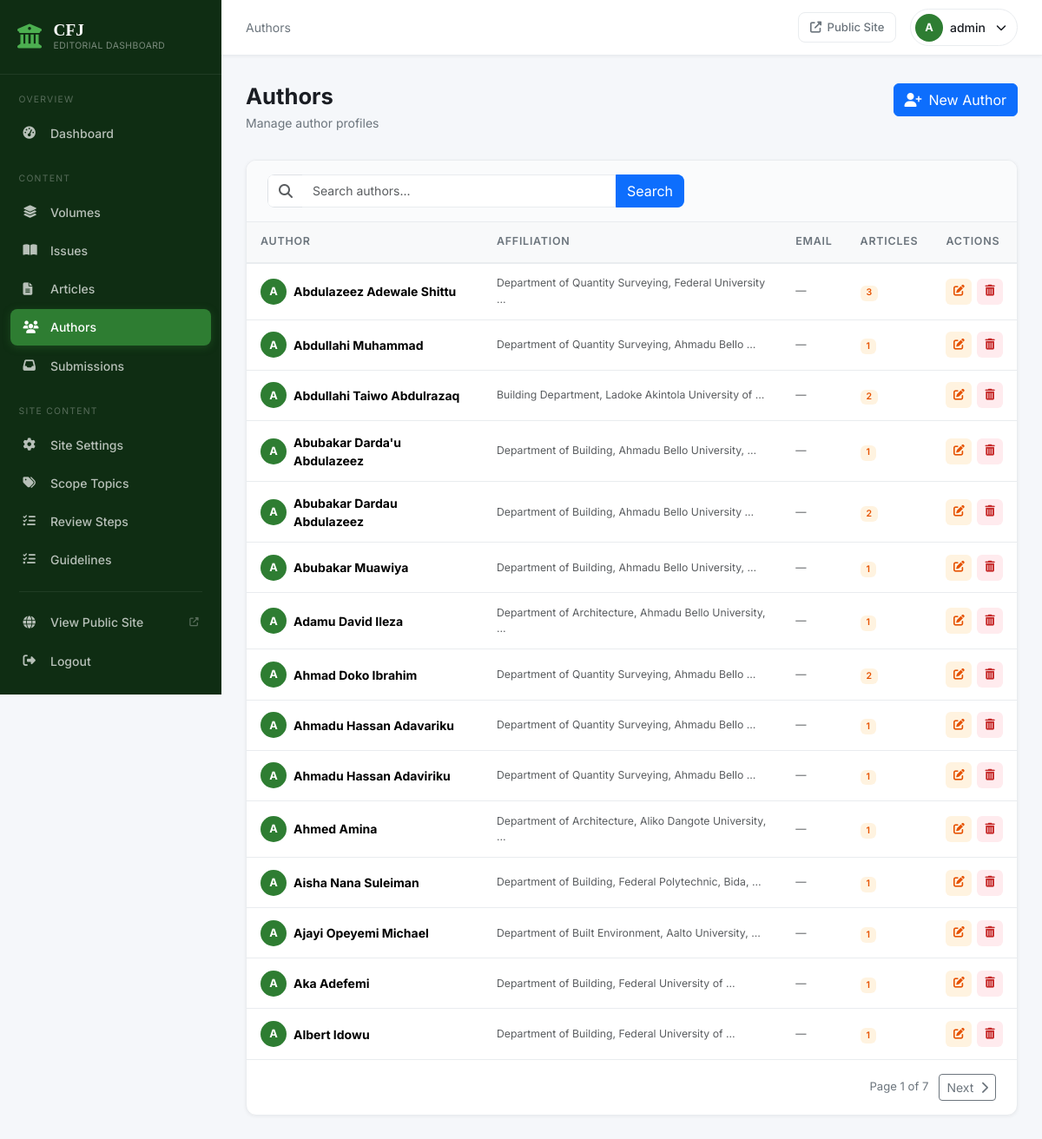
Screenshot of /dashboard/authors/ (signed in) with the database file from the repository.
### website/models.py (models this page shows, shortened)
class Author(models.Model):
    full_name = models.CharField(max_length=200)
    affiliation = models.CharField(max_length=300)
    email = models.EmailField(blank=True)
    biography = models.TextField(blank=True)
    class Meta:
        ordering = ['full_name']

### src/views.py (the view)
# urls.py: path('authors/', views.author_list, name='author_list'),
@login_required
def author_list(request):
    query = request.GET.get('q', '').strip()
    qs = Author.objects.all()
    if query:
        qs = qs.filter(
            Q(full_name__icontains=query) |
            Q(affiliation__icontains=query) |
            Q(email__icontains=query)
        )
    paginator = Paginator(qs, 15)
    return render(request, 'src/authors/list.html', {
        'authors': paginator.get_page(request.GET.get('page')),
        'query': query,
    })

### src/context_processors.py (called while the page is built)
def pending_submissions_count(request):
    if not request.path.startswith('/dashboard/') or not request.user.is_authenticated:
        return {}
    return {
        'pending_submissions_count': Submission.objects.filter(status=Submission.STATUS_PENDING).count(),
    }

### website/context_processors.py (called while the page is built)
def site_settings(request):
    return {'site_settings': SiteSettings.load()}

### website/models.py (called while the page is built)
    @classmethod
    def load(cls):
        obj, _ = cls.objects.get_or_create(pk=1)
        return obj

### templates/src/authors/list.html (shortened to what this page needs)
{% extends 'src/base.html' %}
{% block breadcrumb %}Authors{% endblock %}
{% block content %}
<div class="page-header">
  <div>
    <h1 class="page-title">Authors</h1>
    <p class="page-subtitle">Manage author profiles</p>
  </div>
  <a href="{% url 'src:author_create' %}" class="btn btn-primary">
    <i class="fas fa-user-plus me-2"></i>New Author
  </a>
</div>
<div class="dash-card">
  <div class="dash-card-header">
    <form class="search-form" action="" method="get">
      <div class="input-group">
        <span class="input-group-text"><i class="fas fa-search text-muted"></i></span>
        <input type="text" name="q" class="form-control" placeholder="Search authors..." value="{{ query }}">
        <button type="submit" class="btn btn-primary">Search</button>
      </div>
    </form>
  </div>
  <div class="dash-card-body p-0">
    {% if authors %}
    <div class="table-responsive">
      <table class="table dash-table mb-0">
        <thead>
          <tr>
            <th>Author</th>
            <th>Affiliation</th>
            <th>Email</th>
            <th>Articles</th>
            <th>Actions</th>
          </tr>
        </thead>
        <tbody>
          {% for author in authors %}
          <tr>
            <td>
              <div class="d-flex align-items-center gap-2">
                <div class="author-avatar-sm">{{ author.full_name|first|upper }}</div>
                <strong>{{ author.full_name }}</strong>
              </div>
            </td>
            <td class="text-muted small">{{ author.affiliation|truncatewords:6|default:"—" }}</td>
            <td class="text-muted small">
              {% if author.email %}
              <a href="mailto:{{ author.email }}">{{ author.email }}</a>
              {% else %}—{% endif %}
            </td>
            <td><span class="badge badge-article">{{ author.articles.count }}</span></td>
            <td>
              <div class="table-actions">
                <a href="{% url 'src:author_edit' author.pk %}" class="table-action-btn edit" title="Edit"><i class="fas fa-edit"></i></a>
                <a href="{% url 'src:author_delete' author.pk %}" class="table-action-btn delete" title="Delete"><i class="fas fa-trash-alt"></i></a>
              </div>
            </td>
          </tr>
          {% endfor %}
        </tbody>
      </table>
    </div>
    {% if authors.has_other_pages %}
    <div class="dash-pagination">
      <span class="pagination-info">Page {{ authors.number }} of {{ authors.paginator.num_pages }}</span>
      {% if authors.has_next %}
      <a href="?page={{ authors.next_page_number }}{% if query %}&q={{ query }}{% endif %}" class="btn btn-sm btn-outline-secondary">Next <i class="fas fa-chevron-right ms-1"></i></a>
      {% endif %}
    </div>
    {% endif %}
    {% endif %}
  </div>
</div>
{% endblock %}

### templates/src/base.html (shortened to what this page needs)
{% load static %}
<!DOCTYPE html>
<html lang="en">
<head>
  <link href="https://cdn.jsdelivr.net/npm/bootstrap@5.3.2/dist/css/bootstrap.min.css" rel="stylesheet">
  <link href="https://cdnjs.cloudflare.com/ajax/libs/font-awesome/6.5.0/css/all.min.css" rel="stylesheet">
  <link rel="stylesheet" href="{% static 'css/dashboard.css' %}">
</head>
<body class="dashboard-body">
  {% include 'src/partials/sidebar.html' %}
  <div class="dashboard-main">
    <header class="dash-header">
      <div class="dash-header-left">
        <div class="dash-breadcrumb">{% block breadcrumb %}Dashboard{% endblock %}</div>
      </div>
      <div class="dash-header-right">
        <a href="{% url 'website:home' %}" class="header-action-btn" target="_blank" title="View Public Site">
          <i class="fas fa-external-link-alt"></i>
          <span>Public Site</span>
        </a>
        <div class="header-user-menu">
          <div class="header-user">
            <div class="user-avatar">{{ request.user.username|first|upper }}</div>
            <span class="user-name">{{ request.user.username }}</span>
            <i class="fas fa-chevron-down fa-xs ms-1"></i>
          </div>
        </div>
      </div>
    </header>
    <div class="dash-content">
      {% block content %}{% endblock %}
    </div>
  </div>
</body>
</html>

### static/css/dashboard.css (style rules this page uses)
*, *::before, *::after { box-sizing: border-box; }
body { font-family: 'Inter', -apple-system, BlinkMacSystemFont, sans-serif; color: var(--text); -webkit-font-smoothing: antialiased; }
.dashboard-body { background: var(--light); margin: 0; }
.dashboard-main { margin-left: var(--sidebar-w); min-height: 100vh; display: flex; flex-direction: column; transition: margin-left 0.3s ease; }
.dash-header { height: var(--header-h); background: var(--white); border-bottom: 1px solid var(--border); display: flex; align-items: center; justify-content: space-between; padding: 0 1.75rem; position: sticky; top: 0; z-index: 900; box-shadow: var(--shadow-sm); flex-shrink: 0; }
.dash-header-left { display: flex; align-items: center; gap: 1rem; }
.dash-breadcrumb { font-size: 0.875rem; color: var(--text-muted); }
.dash-header-right { display: flex; align-items: center; gap: 1rem; }
.header-action-btn { display: flex; align-items: center; gap: 0.4rem; font-size: 0.82rem; color: var(--text-muted); text-decoration: none; padding: 0.4rem 0.8rem; border-radius: var(--radius); border: 1px solid var(--border); transition: var(--transition); font-weight: 500; }
.header-user-menu { position: relative; }
.header-user { display: flex; align-items: center; gap: 0.5rem; cursor: pointer; padding: 0.3rem 0.75rem 0.3rem 0.3rem; border-radius: 50px; border: 1px solid var(--border); transition: var(--transition); }
.user-avatar { width: 32px; height: 32px; background: var(--primary); color: white; border-radius: 50%; display: flex; align-items: center; justify-content: center; font-weight: 700; font-size: 0.8rem; }
.user-name { font-size: 0.875rem; font-weight: 500; }
.dash-content { padding: 2rem 1.75rem; flex: 1; }
.page-header { display: flex; justify-content: space-between; align-items: flex-start; margin-bottom: 2rem; flex-wrap: wrap; gap: 1rem; }
.page-title { font-family: 'Inter', sans-serif; font-size: 1.6rem; font-weight: 700; color: var(--text); margin: 0 0 0.25rem; }
.page-subtitle { color: var(--text-muted); font-size: 0.875rem; margin: 0; }
.dash-card { background: white; border: 1px solid var(--border); border-radius: var(--radius-lg); box-shadow: var(--shadow-sm); overflow: hidden; }
.dash-card-header { display: flex; align-items: center; justify-content: space-between; padding: 1rem 1.5rem; border-bottom: 1px solid var(--border); background: #fafbfc; flex-wrap: wrap; gap: 0.75rem; }
.dash-card-body { padding: 1.5rem; }
.dash-table { margin: 0; font-size: 0.875rem; }
.dash-table thead th { background: #f8f9fa; border-bottom: 2px solid var(--border); font-weight: 600; font-size: 0.78rem; text-transform: uppercase; letter-spacing: 0.06em; color: var(--text-muted); padding: 0.85rem 1rem; white-space: nowrap; }
.dash-table tbody td { padding: 0.85rem 1rem; vertical-align: middle; border-bottom: 1px solid var(--border); }
.dash-table tbody tr:last-child td { border-bottom: none; }
.table-actions { display: flex; gap: 0.35rem; align-items: center; }
.table-action-btn { width: 30px; height: 30px; display: flex; align-items: center; justify-content: center; border-radius: 6px; font-size: 0.8rem; text-decoration: none; transition: var(--transition); }
.table-action-btn.edit { background: #FFF3E0; color: #E65100; }
.table-action-btn.delete { background: #FFEBEE; color: #C62828; }
.badge-article { background: #FFF3E0; color: #E65100; font-weight: 600; }
.author-avatar-sm { width: 30px; height: 30px; background: var(--primary); color: white; border-radius: 50%; display: flex; align-items: center; justify-content: center; font-weight: 700; font-size: 0.8rem; flex-shrink: 0; }
.search-form { flex: 1; max-width: 480px; }
.search-form .input-group { border-radius: var(--radius); overflow: hidden; }
.search-form .input-group-text { background: white; border-right: none; }
.search-form .form-control { border-left: none; font-size: 0.875rem; }
.dash-pagination { display: flex; align-items: center; justify-content: flex-end; gap: 0.75rem; padding: 1rem 1.5rem; border-top: 1px solid var(--border); }
.pagination-info { font-size: 0.82rem; color: var(--text-muted); }
.form-control, .form-select { font-size: 0.9rem; border-color: var(--border); border-radius: var(--radius); transition: var(--transition); }

### rows the page displays
Author: full_name|first "A", full_name "Abdulazeez Adewale Shittu", affiliation "Department of Quantity Surveying, Federal University …", articles.count "3"
Author: full_name|first "A", full_name "Abdullahi Muhammad", affiliation "Department of Quantity Surveying, Ahmadu Bello …", articles.count "1"
Author: full_name|first "A", full_name "Abdullahi Taiwo Abdulrazaq", affiliation "Building Department, Ladoke Akintola University of …", articles.count "2"
Author: full_name|first "A", full_name "Abubakar Darda'u Abdulazeez", affiliation "Department of Building, Ahmadu Bello University, …", articles.count "1"
Author: full_name|first "A", full_name "Abubakar Dardau Abdulazeez", affiliation "Department of Building, Ahmadu Bello University …", articles.count "2"
Author: full_name|first "A", full_name "Abubakar Muawiya", affiliation "Department of Building, Ahmadu Bello University, …", articles.count "1"
Author: full_name|first "A", full_name "Adamu David Ileza", affiliation "Department of Architecture, Ahmadu Bello University, …", articles.count "1"
Author: full_name|first "A", full_name "Ahmad Doko Ibrahim", affiliation "Department of Quantity Surveying, Ahmadu Bello …", articles.count "2"
Author: full_name|first "A", full_name "Ahmadu Hassan Adavariku", affiliation "Department of Quantity Surveying, Ahmadu Bello …", articles.count "1"
Author: full_name|first "A", full_name "Ahmadu Hassan Adaviriku", affiliation "Department of Quantity Surveying, Ahmadu Bello …", articles.count "1"
Author: full_name|first "A", full_name "Ahmed Amina", affiliation "Department of Architecture, Aliko Dangote University, …", articles.count "1"
Author: full_name|first "A", full_name "Aisha Nana Suleiman", affiliation "Department of Building, Federal Polytechnic, Bida, …", articles.count "1"
Author: full_name|first "A", full_name "Ajayi Opeyemi Michael", affiliation "Department of Built Environment, Aalto University, …", articles.count "1"
Author: full_name|first "A", full_name "Aka Adefemi", affiliation "Department of Building, Federal University of …", articles.count "1"
Author: full_name|first "A", full_name "Albert Idowu", affiliation "Department of Building, Federal University of …", articles.count "1"

### other values shown
{{ request.user.username|first|upper }} "A"
{{ request.user.username }} "admin"
{{ authors.number }} "1"
{{ authors.paginator.num_pages }} "7"
